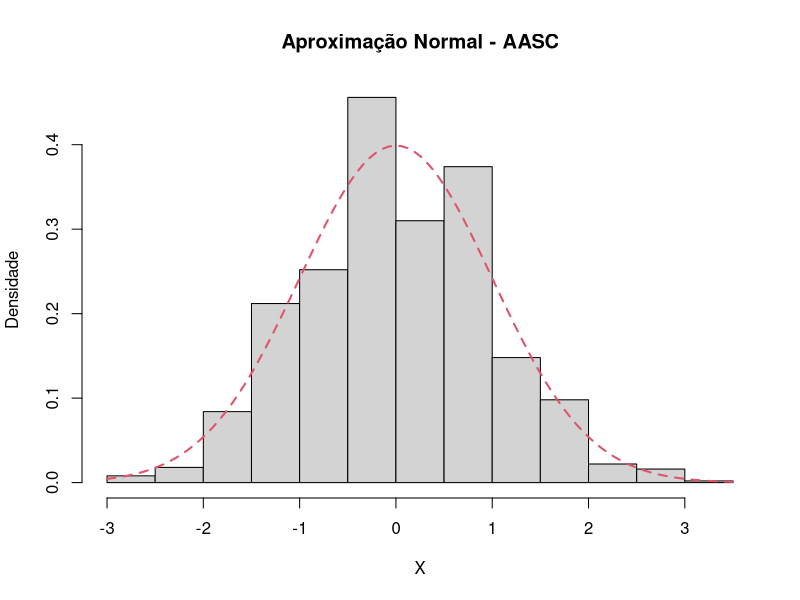
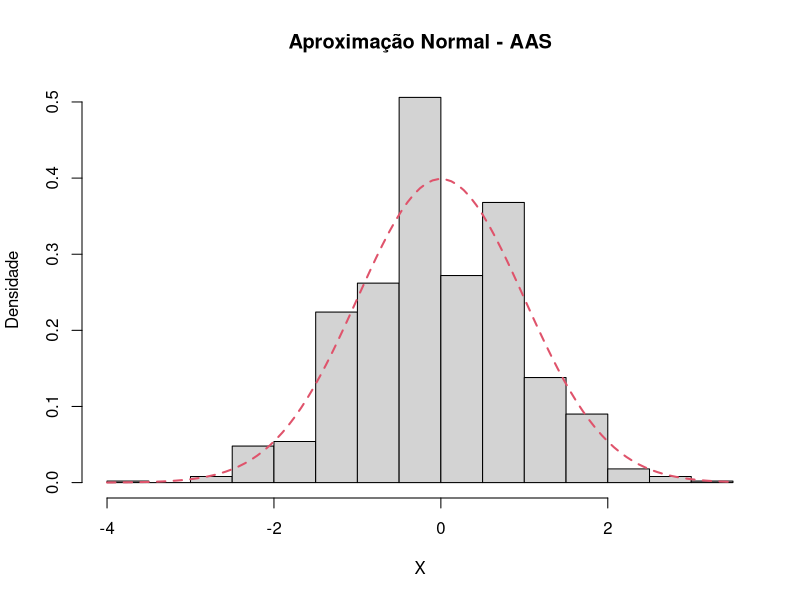
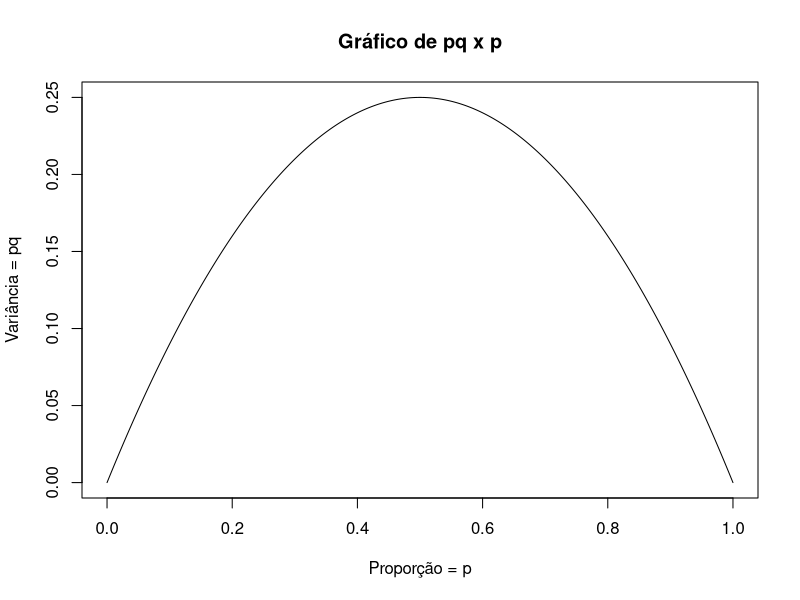

The R script that drew these images, in order:
## ---- chunk 1
x=0
s=0

for (i in 1:5000){ifelse (i/2-as.integer(i/2)>0, x[i]<-1,x[i]<-0)}

for(j in 1:1000){s[j]=mean(sample(x,100,replace=T))}

s=(s-.5)/sqrt(.25/100)
hist(s, freq = F, main="Aproximação Normal - AASC", xlab="X", ylab="Densidade")
curve(dnorm(x), col=2, lty=2, lwd=2, add=T)
## ---- chunk 2
x=0
s=0

for (i in 1:5000){ifelse (i/2-as.integer(i/2)>0, x[i]<-1,x[i]<-0)}

for(j in 1:1000){s[j]=mean(sample(x,100,replace=F))}

s=(s-.5)/sqrt(.25/100)
hist(s, freq = F, main="Aproximação Normal - AAS", xlab="X", ylab="Densidade")
curve(dnorm(x), col=2, lty=2, lwd=2, add=T)
## ---- chunk 3
p=seq(0,1, by=0.001)
pq=p*(1-p)
plot(p,pq, type="l", main="Gráfico de pq x p",xlab="Proporção = p",ylab="Variância = pq")
